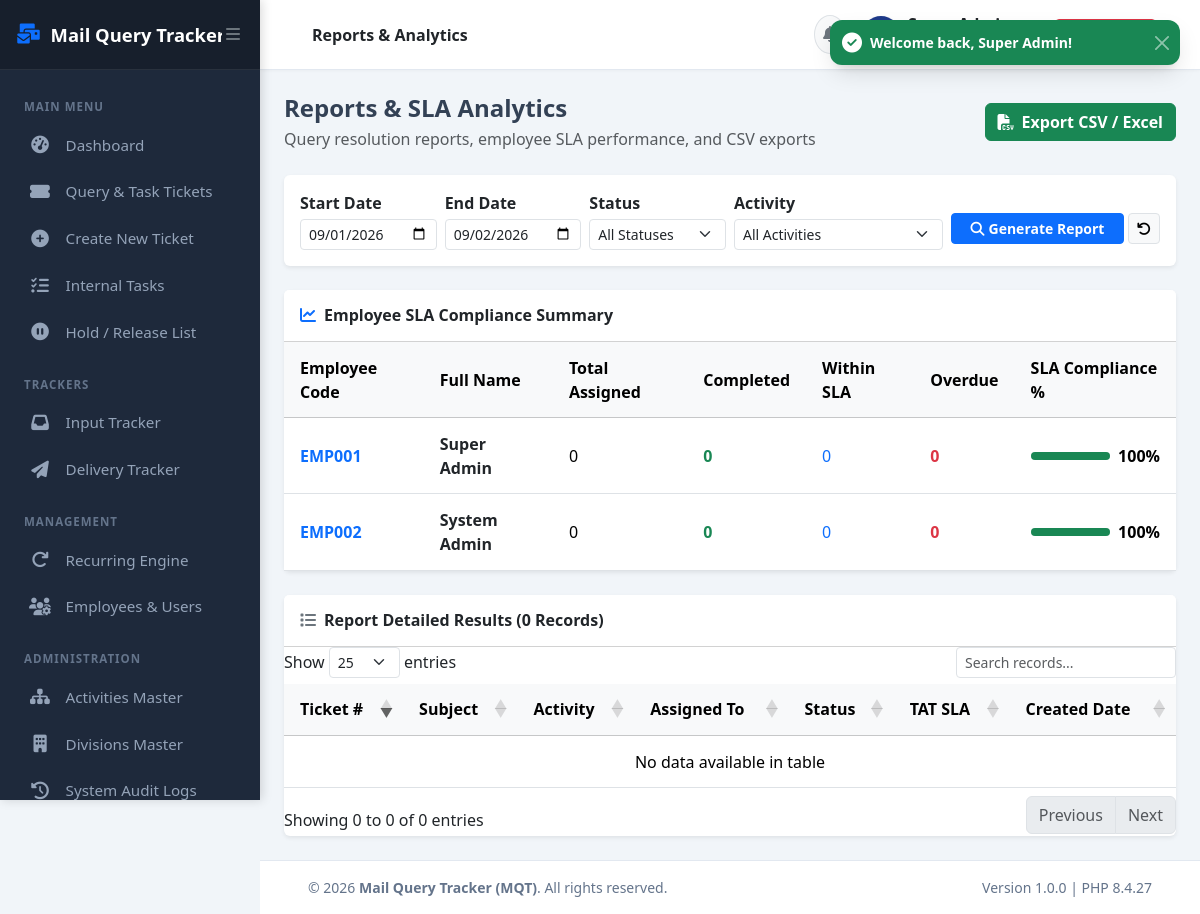
The app's page /reports (signed in) with its own data.
### tables this page shows
CREATE TABLE IF NOT EXISTS `users` (
  `id` INT AUTO_INCREMENT PRIMARY KEY,
  `user_code` VARCHAR(50) NOT NULL UNIQUE,
  `full_name` VARCHAR(100) NOT NULL,
  `email` VARCHAR(150) NOT NULL UNIQUE,
  `mobile` VARCHAR(20) NULL,
  `password` VARCHAR(255) NOT NULL,
  `role_id` INT NOT NULL,
  `department` VARCHAR(100) DEFAULT 'Operations',
  `manager_id` INT NULL,
  `status` ENUM('Active', 'Inactive') DEFAULT 'Active',
  `last_login` DATETIME NULL,
  `created_at` DATETIME DEFAULT CURRENT_TIMESTAMP,
  `updated_at` DATETIME DEFAULT CURRENT_TIMESTAMP ON UPDATE CURRENT_TIMESTAMP,
  FOREIGN KEY (`role_id`) REFERENCES `roles`(`role_id`) ON DELETE RESTRICT,
  FOREIGN KEY (`manager_id`) REFERENCES `users`(`id`) ON DELETE SET NULL,
  INDEX `idx_user_role` (`role_id`),
  INDEX `idx_user_status` (`status`)
);

### app/config/routes.php (called while the page is built)
<?php
$routes = [
    '' => 'Auth/login',
    'login' => 'Auth/login',
    'logout' => 'Auth/logout',
    'profile' => 'Auth/profile',
    'change-password' => 'Auth/change_password',
    'dashboard' => 'Dashboard/index',
    'tickets' => 'Tickets/index',
    'tickets/create' => 'Tickets/create',
    'tickets/view/(:num)' => 'Tickets/view/$1',
    'tickets/edit/(:num)' => 'Tickets/edit/$1',
    'tickets/update-status' => 'Tickets/update_status',
    'tasks' => 'Tasks/index',
    'tasks/create' => 'Tasks/create',
    'recurring' => 'Recurring/index',
    'recurring/create' => 'Recurring/create',
    'recurring/trigger' => 'Recurring/trigger_scheduler',
    'hold' => 'Hold/index',
    'hold/release' => 'Hold/release',
    'tracker/input' => 'Tracker/input',
    'tracker/delivery' => 'Tracker/delivery',
    'master/activities' => 'Master/activities',
    'master/divisions' => 'Master/divisions',
    'employees' => 'Employees/index',
    'employees/create' => 'Employees/create',
    'reports' => 'Reports/index',
    'reports/export' => 'Reports/export_csv',
    'audit' => 'Audit/index',
    'api/sub-activities' => 'Api/get_sub_activities',
    'api/notifications' => 'Api/get_notifications',
    'api/mark-notification-read' => 'Api/mark_read',
];

### app/controllers/Reports.php (called while the page is built, shortened)
<?php
class Reports extends Controller {
    public function index() {
        $reportModel = $this->model('Report_model');
        $activityModel = $this->model('Activity_model');
        $userModel = $this->model('User_model');
        $filters = [
            'start_date' => sanitize($_GET['start_date'] ?? date('Y-m-01')),
            'end_date' => sanitize($_GET['end_date'] ?? date('Y-m-d')),
            'status' => sanitize($_GET['status'] ?? ''),
            'activity_id' => sanitize($_GET['activity_id'] ?? ''),
            'allocated_to' => sanitize($_GET['allocated_to'] ?? '')
        ];
        $tickets = $reportModel->getFilteredTickets($filters);
        $performance = $reportModel->getEmployeePerformanceReport();
        $this->render('reports/index', [
            'title' => 'Reports & Analytics',
            'tickets' => $tickets,
            'performance' => $performance,
            'filters' => $filters,
            'activities' => $activityModel->getActivities(),
            'users' => $userModel->getEmployees()
        ]);
    }
}

### index.php (called while the page is built, shortened)
<?php
require_once __DIR__ . '/app/config/database.php';
require_once __DIR__ . '/app/core/Database.php';
require_once __DIR__ . '/app/core/Model.php';
require_once __DIR__ . '/app/core/Controller.php';
require_once __DIR__ . '/app/core/Router.php';
require_once __DIR__ . '/app/helpers/url_helper.php';
Router::dispatch();

### app/helpers/url_helper.php (called while the page is built, shortened)
<?php
function base_url(string $path = ''): string {
    return BASE_URL . ($path ? '/' . ltrim($path, '/') : '');
}
function sanitize(string $data): string {
    return htmlspecialchars(trim($data), ENT_QUOTES, 'UTF-8');
}

### app/core/Database.php (called while the page is built, shortened)
<?php
class Database {
    private static ?PDO $instance = null;
    public static function getInstance(): PDO {
        if (self::$instance === null) {
            try {
                $dsn = "mysql:host=" . DB_HOST . ";port=" . DB_PORT . ";dbname=" . DB_NAME . ";charset=" . DB_CHARSET;
                $options = [
                    PDO::ATTR_ERRMODE => PDO::ERRMODE_EXCEPTION,
                    PDO::ATTR_DEFAULT_FETCH_MODE => PDO::FETCH_ASSOC,
                    PDO::ATTR_EMULATE_PREPARES => false,
                ];
                self::$instance = new PDO($dsn, DB_USER, DB_PASS, $options);
            } catch (PDOException $e) {
                die("Database Connection Error: " . $e->getMessage() . "<br>Please ensure XAMPP MySQL is started and <strong>mqt_db</strong> is imported in phpMyAdmin.");
            }
        }
        return self::$instance;
    }
}

### app/models/Report_model.php (called while the page is built, shortened)
<?php
class Report_model extends Model {
    public function getFilteredTickets(array $filters): array {
        $sql = "SELECT t.*,
                       d.division_name,
                       a.activity_name, sa.sub_activity_name,
                       u_alloc.full_name as allocated_user_name,
                       u_creator.full_name as creator_name
                FROM tickets t
                LEFT JOIN divisions d ON t.division_id = d.id
                LEFT JOIN activities a ON t.activity_id = a.id
                LEFT JOIN sub_activities sa ON t.sub_activity_id = sa.id
                LEFT JOIN users u_alloc ON t.allocated_to = u_alloc.id
                LEFT JOIN users u_creator ON t.created_by = u_creator.id
                WHERE 1=1";
        $params = [];
        if (!empty($filters['start_date'])) {
            $sql .= " AND DATE(t.created_at) >= ?";
            $params[] = $filters['start_date'];
        }
        if (!empty($filters['end_date'])) {
            $sql .= " AND DATE(t.created_at) <= ?";
            $params[] = $filters['end_date'];
        }
        $sql .= " ORDER BY t.id DESC";
        return $this->fetchAll($sql, $params);
    }
    public function getEmployeePerformanceReport(): array {
        $sql = "SELECT u.id, u.full_name, u.user_code, u.department,
                       COUNT(t.id) as total_assigned,
                       SUM(CASE WHEN t.status IN ('Completed', 'Closed') THEN 1 ELSE 0 END) as completed_count,
                       SUM(CASE WHEN t.status NOT IN ('Completed', 'Closed', 'Cancelled') AND t.tat_datetime < NOW() THEN 1 ELSE 0 END) as overdue_count,
                       SUM(CASE WHEN t.status IN ('Completed', 'Closed') AND t.replied_datetime <= t.tat_datetime THEN 1 ELSE 0 END) as within_sla_count
                FROM users u
                LEFT JOIN tickets t ON u.id = t.allocated_to
                GROUP BY u.id, u.full_name, u.user_code, u.department
                ORDER BY completed_count DESC";
        return $this->fetchAll($sql);
    }
}

### app/core/Model.php (called while the page is built, shortened)
<?php
class Model {
    protected PDO $db;
    public function __construct() {
        $this->db = Database::getInstance();
    }
    public function query(string $sql, array $params = []): PDOStatement {
        $stmt = $this->db->prepare($sql);
        $stmt->execute($params);
        return $stmt;
    }
    public function fetchAll(string $sql, array $params = []): array {
        return $this->query($sql, $params)->fetchAll(PDO::FETCH_ASSOC);
    }
}

### app/views/reports/index.php (the view, shortened to what this page needs)
<div class="container-fluid px-4 py-4">
    <div class="d-flex justify-content-between align-items-center mb-4">
        <div>
            <h4 class="fw-bold mb-1">Reports & SLA Analytics</h4>
            <p class="text-muted fs-7 mb-0">Query resolution reports, employee SLA performance, and CSV exports</p>
        </div>
        <div>
            <a href="<?= base_url('reports/export?' . http_build_query($filters)) ?>" class="btn btn-success fw-bold">
                <i class="fas fa-file-csv me-2"></i>Export CSV / Excel
            </a>
        </div>
    </div>
    <div class="card border-0 shadow-sm mb-4">
        <div class="card-body p-3">
            <form action="<?= base_url('reports') ?>" method="GET" class="row g-2 align-items-center">
                <div class="col-md-2">
                    <label class="form-label fs-8 fw-bold mb-1">Start Date</label>
                    <input type="date" name="start_date" class="form-control form-control-sm" value="<?= htmlspecialchars($filters['start_date']) ?>">
                </div>
                <div class="col-md-2">
                    <label class="form-label fs-8 fw-bold mb-1">End Date</label>
                    <input type="date" name="end_date" class="form-control form-control-sm" value="<?= htmlspecialchars($filters['end_date']) ?>">
                </div>
                <div class="col-md-2">
                    <label class="form-label fs-8 fw-bold mb-1">Status</label>
                    <select name="status" class="form-select form-select-sm">
                        <option value="">All Statuses</option>
                    </select>
                </div>
                <div class="col-md-3">
                    <label class="form-label fs-8 fw-bold mb-1">Activity</label>
                    <select name="activity_id" class="form-select form-select-sm">
                        <option value="">All Activities</option>
                    </select>
                </div>
                <div class="col-md-3 d-flex align-items-end gap-1 mt-4">
                    <button type="submit" class="btn btn-sm btn-primary w-100 fw-bold"><i class="fas fa-search me-1"></i>Generate Report</button>
                    <a href="<?= base_url('reports') ?>" class="btn btn-sm btn-light border"><i class="fas fa-undo"></i></a>
                </div>
            </form>
        </div>
    </div>
    <div class="card border-0 shadow-sm mb-4">
        <div class="card-header bg-white py-3">
            <h6 class="fw-bold mb-0"><i class="fas fa-chart-line text-primary me-2"></i>Employee SLA Compliance Summary</h6>
        </div>
        <div class="card-body p-0">
            <div class="table-responsive">
                <table class="table table-hover align-middle mb-0">
                    <thead class="table-light">
                        <tr>
                            <th>Employee Code</th>
                            <th>Full Name</th>
                            <th>Total Assigned</th>
                            <th>Completed</th>
                            <th>Within SLA</th>
                            <th>Overdue</th>
                            <th>SLA Compliance %</th>
                        </tr>
                    </thead>
                    <tbody>
                        <?php foreach ($performance as $p): ?>
                        <?php
                            $compliance = ($p['completed_count'] > 0)
                                ? round(($p['within_sla_count'] / $p['completed_count']) * 100, 1)
                                : 100;
                        ?>
                        <tr>
                            <td class="fw-bold text-primary"><?= htmlspecialchars($p['user_code']) ?></td>
                            <td class="fw-bold text-dark"><?= htmlspecialchars($p['full_name']) ?></td>
                            <td><?= $p['total_assigned'] ?></td>
                            <td class="text-success fw-bold"><?= $p['completed_count'] ?></td>
                            <td class="text-primary"><?= $p['within_sla_count'] ?></td>
                            <td class="text-danger fw-bold"><?= $p['overdue_count'] ?></td>
                            <td>
                                <div class="d-flex align-items-center gap-2">
                                    <div class="progress flex-grow-1" style="height: 8px;">
                                        <div class="progress-bar bg-<?= $compliance >= 90 ? 'success' : ($compliance >= 75 ? 'warning' : 'danger') ?>" style="width: <?= $compliance ?>%;"></div>
                                    </div>
                                    <span class="fw-bold fs-8"><?= $compliance ?>%</span>
                                </div>
                            </td>
                        </tr>
                        <?php endforeach; ?>
                    </tbody>
                </table>
            </div>
        </div>
    </div>
    <div class="card border-0 shadow-sm">
        <div class="card-header bg-white py-3">
            <h6 class="fw-bold mb-0"><i class="fas fa-list text-secondary me-2"></i>Report Detailed Results (<?= count($tickets) ?> Records)</h6>
        </div>
        <div class="card-body p-0">
            <div class="table-responsive">
                <table class="table table-hover align-middle mb-0 datatable">
                    <thead class="table-light">
                        <tr>
                            <th>Ticket #</th>
                            <th>Subject</th>
                            <th>Activity</th>
                            <th>Assigned To</th>
                            <th>Status</th>
                            <th>TAT SLA</th>
                            <th>Created Date</th>
                        </tr>
                    </thead>
                    <tbody>
                    </tbody>
                </table>
            </div>
        </div>
    </div>
</div>

### app/core/Router.php (shortened to what this page needs)
<?php
class Router {
    public static function dispatch(): void {
        require_once __DIR__ . '/../config/routes.php';
        $uri = $_GET['url'] ?? '';
        $uri = trim($uri, '/');
        foreach ($routes as $routePattern => $target) {
            $pattern = str_replace('(:num)', '([0-9]+)', $routePattern);
            $pattern = str_replace('(:any)', '([a-zA-Z0-9\-_]+)', $pattern);
            $pattern = "^" . $pattern . "$";
            if (preg_match("#$pattern#", $uri, $matches)) {
                array_shift($matches);
                $targetParts = explode('/', $target);
                $controllerName = ucfirst($targetParts[0]);
                $methodName = $targetParts[1] ?? 'index';
                self::execute($controllerName, $methodName, $matches);
                return;
            }
        }
    }
    private static function execute(string $controllerName, string $methodName, array $params = []): void {
        $controllerFile = __DIR__ . "/../controllers/{$controllerName}.php";
        if (file_exists($controllerFile)) {
            if (class_exists($controllerName)) {
                $controllerObj = new $controllerName();
                if (method_exists($controllerObj, $methodName)) {
                    call_user_func_array([$controllerObj, $methodName], $params);
                    return;
                }
            }
        }
        exit;
    }
}

### public/assets/css/admin-style.css (style rules this page uses)
:root { --mqt-primary: #1e3a8a; --mqt-primary-hover: #1e40af; --mqt-secondary: #0f172a; --mqt-accent: #3b82f6; --mqt-bg-light: #f8fafc; --mqt-sidebar-bg: #1e293b; --mqt-sidebar-text: #94a3b8; --mqt-sidebar-active: #ffffff; --mqt-card-shadow: 0 4px 6px -1px rgba(0, 0, 0, 0.05), 0 2px 4px -1px rgba(0, 0, 0, 0.03); }
body { font-family: 'Segoe UI', system-ui, -apple-system, sans-serif; background-color: #f1f5f9; color: #334155; min-height: 100vh; margin: 0; overflow-x: hidden; }
.table-responsive { width: 100%; overflow-x: auto; -webkit-overflow-scrolling: touch; }
.table > :not(caption) > * > * { padding: 0.85rem 1rem; vertical-align: middle; }

### records on screen
users: user_code "EMP001", full_name "Super Admin", total_assigned "0", completed_count "0", within_sla_count "0", overdue_count "0", compliance "100"
users: user_code "EMP002", full_name "System Admin", total_assigned "0", completed_count "0", within_sla_count "0", overdue_count "0", compliance "100"

### other values on screen
count($tickets) "0"
